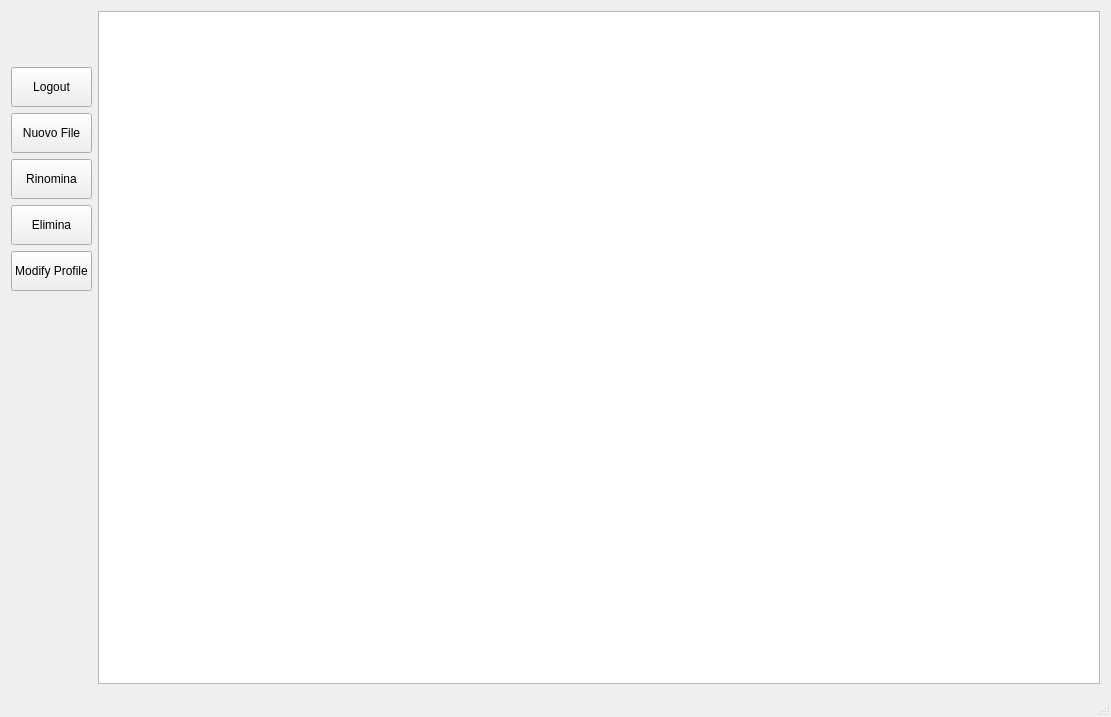
<?xml version="1.0" encoding="UTF-8"?>
<ui version="4.0">
 <class>FileBrowser</class>
 <widget class="QMainWindow" name="FileBrowser">
  <property name="geometry">
   <rect>
    <x>0</x>
    <y>0</y>
    <width>1111</width>
    <height>717</height>
   </rect>
  </property>
  <property name="windowTitle">
   <string>FileBrowser</string>
  </property>
  <widget class="QWidget" name="centralWidget">
   <layout class="QGridLayout" name="gridLayout">
    <item row="0" column="0">
     <widget class="QLabel" name="usernameLabel">
      <property name="maximumSize">
       <size>
        <width>200</width>
        <height>50</height>
       </size>
      </property>
      <property name="text">
       <string/>
      </property>
     </widget>
    </item>
    <item row="0" column="1" rowspan="8">
     <widget class="QListWidget" name="fileList"/>
    </item>
    <item row="1" column="0">
     <widget class="QPushButton" name="logoutButton">
      <property name="sizePolicy">
       <sizepolicy hsizetype="Minimum" vsizetype="Minimum">
        <horstretch>0</horstretch>
        <verstretch>0</verstretch>
       </sizepolicy>
      </property>
      <property name="maximumSize">
       <size>
        <width>200</width>
        <height>40</height>
       </size>
      </property>
      <property name="text">
       <string>Logout</string>
      </property>
     </widget>
    </item>
    <item row="2" column="0">
     <widget class="QPushButton" name="newFile">
      <property name="minimumSize">
       <size>
        <width>0</width>
        <height>40</height>
       </size>
      </property>
      <property name="text">
       <string>Nuovo File</string>
      </property>
     </widget>
    </item>
    <item row="3" column="0">
     <widget class="QPushButton" name="renameFile">
      <property name="minimumSize">
       <size>
        <width>0</width>
        <height>40</height>
       </size>
      </property>
      <property name="text">
       <string>Rinomina</string>
      </property>
     </widget>
    </item>
    <item row="4" column="0">
     <widget class="QPushButton" name="deleteFile">
      <property name="minimumSize">
       <size>
        <width>0</width>
        <height>40</height>
       </size>
      </property>
      <property name="text">
       <string>Elimina</string>
      </property>
     </widget>
    </item>
    <item row="5" column="0">
     <widget class="QPushButton" name="modifyProfile">
      <property name="minimumSize">
       <size>
        <width>0</width>
        <height>40</height>
       </size>
      </property>
      <property name="text">
       <string>Modify Profile</string>
      </property>
     </widget>
    </item>
   </layout>
  </widget>
  <widget class="QStatusBar" name="statusBar"/>
 </widget>
 <layoutdefault spacing="6" margin="11"/>
 <resources/>
 <connections/>
</ui>
